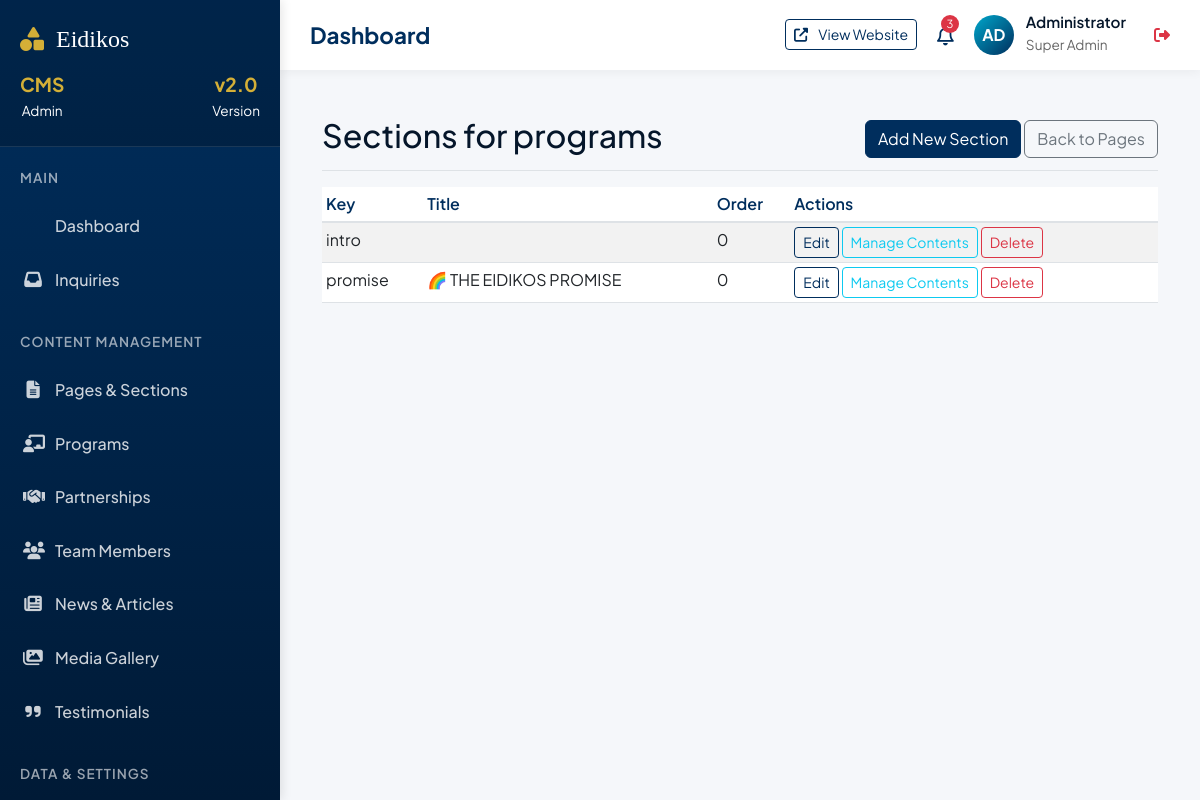
/admin/pages/1/sections (signed in), run on the app's committed database.
### app/models.py (models this page shows)
class Page(db.Model):
    id = db.Column(db.Integer, primary_key=True)
    slug = db.Column(db.String(64), unique=True, nullable=False)
    hero_title = db.Column(db.String(255))
    hero_subtitle = db.Column(db.String(255))
    hero_description = db.Column(db.Text)
    meta_description = db.Column(db.Text)
    created_at = db.Column(db.DateTime, default=datetime.utcnow)
    updated_at = db.Column(db.DateTime, default=datetime.utcnow, onupdate=datetime.utcnow)
    is_coming_soon = db.Column(db.Boolean, default=False)
    sections = db.relationship('Section', backref='page', lazy='dynamic')

class Section(db.Model):
    id = db.Column(db.Integer, primary_key=True)
    page_id = db.Column(db.Integer, db.ForeignKey('page.id'), nullable=False)
    section_key = db.Column(db.String(64), nullable=False)  # e.g. "who_we_are"
    title = db.Column(db.String(255))
    content = db.Column(db.Text)
    image_filename = db.Column(db.String(255))
    video_url = db.Column(db.String(255))
    order = db.Column(db.Integer, default=0)

### app/admin_routes.py (the view)
@admin_bp.route('/pages/<int:page_id>/sections')
@login_required
def list_sections(page_id):
    page = Page.query.get_or_404(page_id)
    sections = page.sections.order_by(Section.order).all()
    return render_template('admin/sections_list.html', page=page, sections=sections)

### app/admin_routes.py (called while the page is built)
def login_required(f):
    @wraps(f)
    def decorated_function(*args, **kwargs):
        if not session.get('logged_in'):
            return redirect(url_for('admin.login', next=request.url))
        return f(*args, **kwargs)
    return decorated_function

### app/templates/admin/sections_list.html
{% extends "admin/base.html" %}
{% block content %}
<div class="d-flex justify-content-between flex-wrap flex-md-nowrap align-items-center pt-3 pb-2 mb-3 border-bottom">
    <h1 class="h2">Sections for {{ page.slug }}</h1>
    <div>
        <a href="{{ url_for('admin.create_section', page_id=page.id) }}" class="btn btn-primary">Add New Section</a>
        <a href="{{ url_for('admin.list_pages') }}" class="btn btn-outline-secondary">Back to Pages</a>
    </div>
</div>
<div class="table-responsive">
    <table class="table table-striped table-sm">
        <thead>
            <tr>
                <th>Key</th>
                <th>Title</th>
                <th>Order</th>
                <th>Actions</th>
            </tr>
        </thead>
        <tbody>
            {% for section in sections %}
            <tr>
                <td>{{ section.section_key }}</td>
                <td>{{ section.title }}</td>
                <td>{{ section.order }}</td>
                <td>
                    <a href="{{ url_for('admin.edit_section', id=section.id) }}"
                        class="btn btn-sm btn-outline-primary">Edit</a>
                    <a href="{{ url_for('admin.list_items', section_id=section.id) }}"
                        class="btn btn-sm btn-outline-info">Manage Contents</a>
                    <form action="{{ url_for('admin.delete_section', id=section.id) }}" method="POST" class="d-inline"
                        onsubmit="return confirm('Are you sure?');">
                        <button type="submit" class="btn btn-sm btn-outline-danger">Delete</button>
                    </form>
                </td>
            </tr>
            {% else %}
            <tr>
                <td colspan="4" class="text-center">No sections found for this page.</td>
            </tr>
            {% endfor %}
        </tbody>
    </table>
</div>
{% endblock %}

### app/static/css/admin_custom.css (style rules this page uses)
:root { --primary: #002e5d; --secondary: #00a8cc; --accent: #d4af37; --dark: #05162a; --light-bg: #f8f9fa; --success: #28a745; --warning: #ffc107; --danger: #dc3545; --info: #17a2b8; --border-radius: 8px; --shadow: 0 4px 12px rgba(0,0,0,0.1); --transition: all 0.3s ease; }
* { margin: 0; padding: 0; box-sizing: border-box; }
body { font-family: 'Plus Jakarta Sans', sans-serif; background: #f5f7fa; color: var(--dark); line-height: 1.6; overflow-x: hidden; }
.table th { font-weight: 600; color: var(--primary); border-bottom-width: 2px; }
.btn-primary { background-color: var(--primary); border-color: var(--primary); }
.btn-outline-primary { color: var(--primary); border-color: var(--primary); }

### data on the page
Page: slug "programs"
Section: section_key "intro", order "0"
Section: section_key "promise", title "🌈 THE EIDIKOS PROMISE", order "0"
